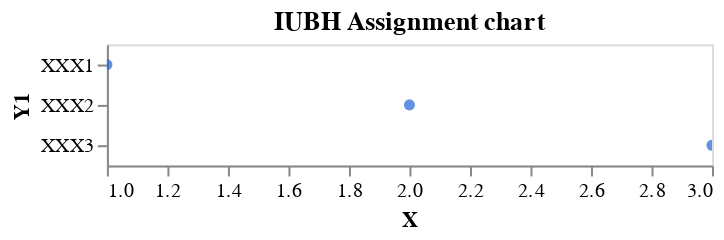

Notebook code cell kept with this figure:
### Code cell
DeepnoteChart(df_2, """{"layer":[{"layer":[{"mark":{"clip":true,"type":"circle","color":"#2266D3","tooltip":true},"encoding":{"x":{"axis":{"grid":false},"sort":null,"type":"quantitative","field":"X","scale":{"type":"linear","zero":false},"format":{"type":"default","decimals":null},"formatType":"numberFormatFromNumberType"},"y":{"axis":{"grid":false},"sort":null,"type":"nominal","field":"Y1","scale":{"type":"linear","zero":false}}}}]}],"title":"IUBH Assignment chart","config":{"legend":{}},"$schema":"https://vega.github.io/schema/vega-lite/v5.json","encoding":{},"usermeta":{"tooltipDefaultMode":true}}""")

### Figure 1 — Vega-Lite specification as saved in the notebook (floating-point values rounded to 4 significant figures)
{"layer": [{"layer": [{"mark": {"clip": true, "type": "circle", "color": "#2266D3", "tooltip": true}, "encoding": {"x": {"axis": {"grid": false}, "sort": null, "type": "quantitative", "field": "X", "scale": {"type": "linear", "zero": false}, "format": {"type": "default", "decimals": null}, "formatType": "numberFormatFromNumberType"}, "y": {"axis": {"grid": false}, "sort": null, "type": "nominal", "field": "Y1", "scale": {"type": "linear", "zero": false}}}}]}], "title": "IUBH Assignment chart", "config": {"legend": {}}, "$schema": "https://vega.github.io/schema/vega-lite/v5.json", "encoding": {}, "usermeta": {"tooltipDefaultMode": true}, "data": {"values": [{"X": 1, "Y1": "XXX1", "Y2": "XXX2", "Y3": "XXX3", "Y4": "XXX4"}, {"X": 2, "Y1": "XXX2", "Y2": "XXX4", "Y3": "XXX6", "Y4": "XXX8"}, {"X": 3, "Y1": "XXX3", "Y2": "XXX6", "Y3": "XXX9", "Y4": "XXX12"}]}}
